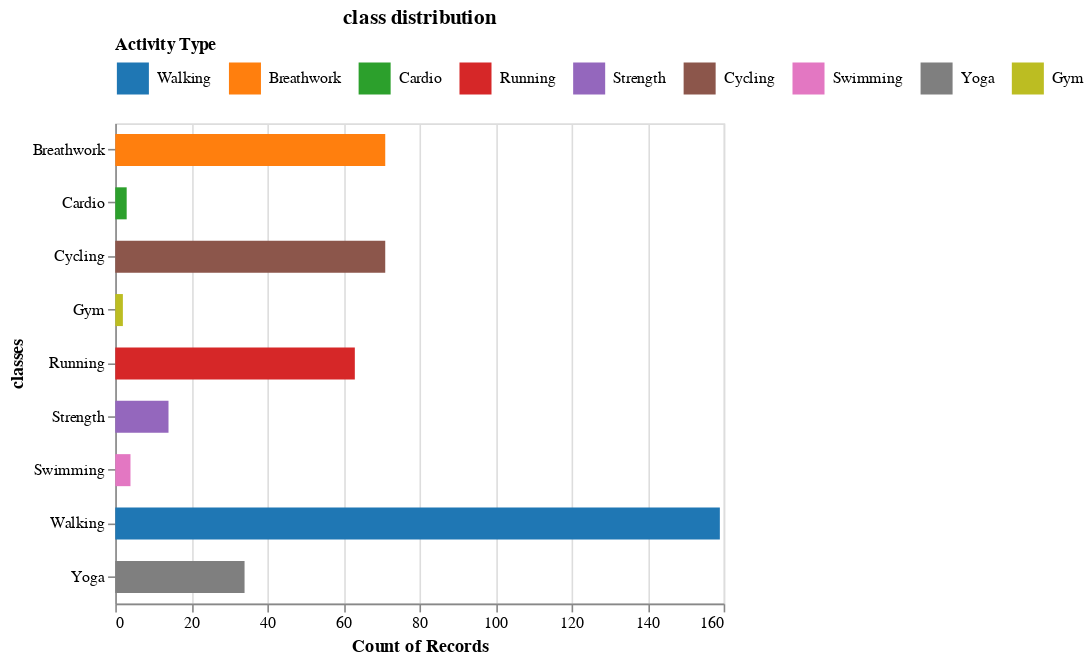

Source (notebook cell):
### Code cell
# Specifying a color scheme:
palette = specify_palette_altair(activities)

# Plotting class distribution:
class_distribution=alt.Chart(cleaned_data).mark_bar(size=20).encode(
            y = alt.Y('Activity Type', title='classes'),
            x = alt.X('count()'),
            color=alt.Color('Activity Type:N', 
                            scale=palette, 
                            legend = alt.Legend(symbolSize=400, orient="top")),
            tooltip='count()'
        ).properties(
            width=380,
            height=300,
            title="class distribution"
        )

class_distribution

### Figure 1 — Vega-Lite specification as saved in the notebook (floating-point values rounded to 4 significant figures; data arrays with more than 128 entries replaced by an {"elided": "..."} marker saying what was removed)
{"config": {"view": {"continuousWidth": 400, "continuousHeight": 300}}, "data": {"name": "data-8c93a90b9602ef0730cd478809c0756e"}, "mark": {"type": "bar", "size": 20}, "encoding": {"color": {"type": "nominal", "field": "Activity Type", "legend": {"orient": "top", "symbolSize": 400}, "scale": {"domain": ["Walking", "Breathwork", "Cardio", "Running", "Strength", "Cycling", "Swimming", "Yoga", "Gym"], "range": ["#1f77b4", "#ff7f0e", "#2ca02c", "#d62728", "#9467bd", "#8c564b", "#e377c2", "#7f7f7f", "#bcbd22"]}}, "tooltip": {"type": "quantitative", "aggregate": "count"}, "x": {"type": "quantitative", "aggregate": "count"}, "y": {"type": "nominal", "field": "Activity Type", "title": "classes"}}, "height": 300, "title": "class distribution", "width": 380, "$schema": "https://vega.github.io/schema/vega-lite/v4.8.1.json", "datasets": {"data-8c93a90b9602ef0730cd478809c0756e": {"elided": "421 records"}}}
